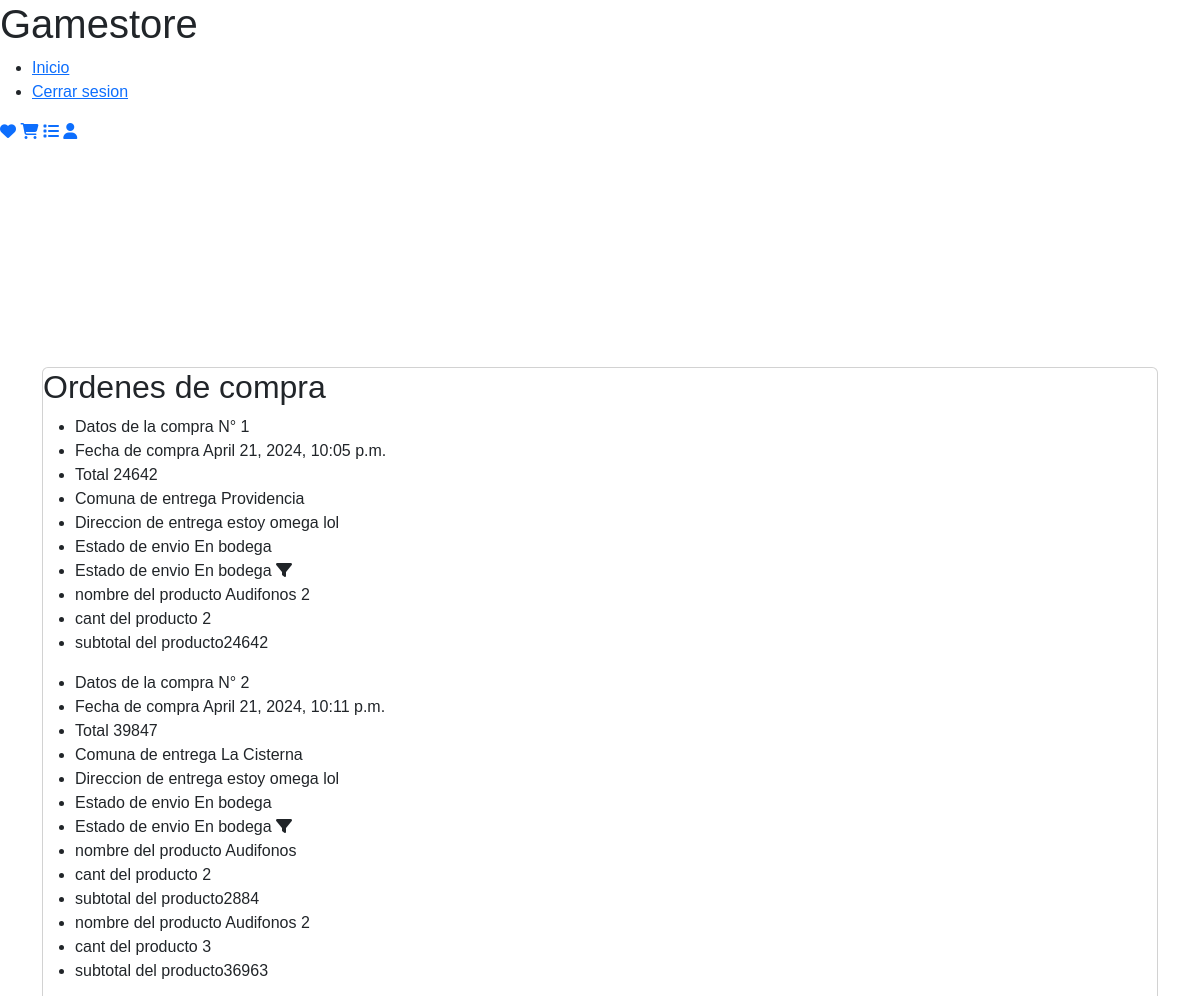
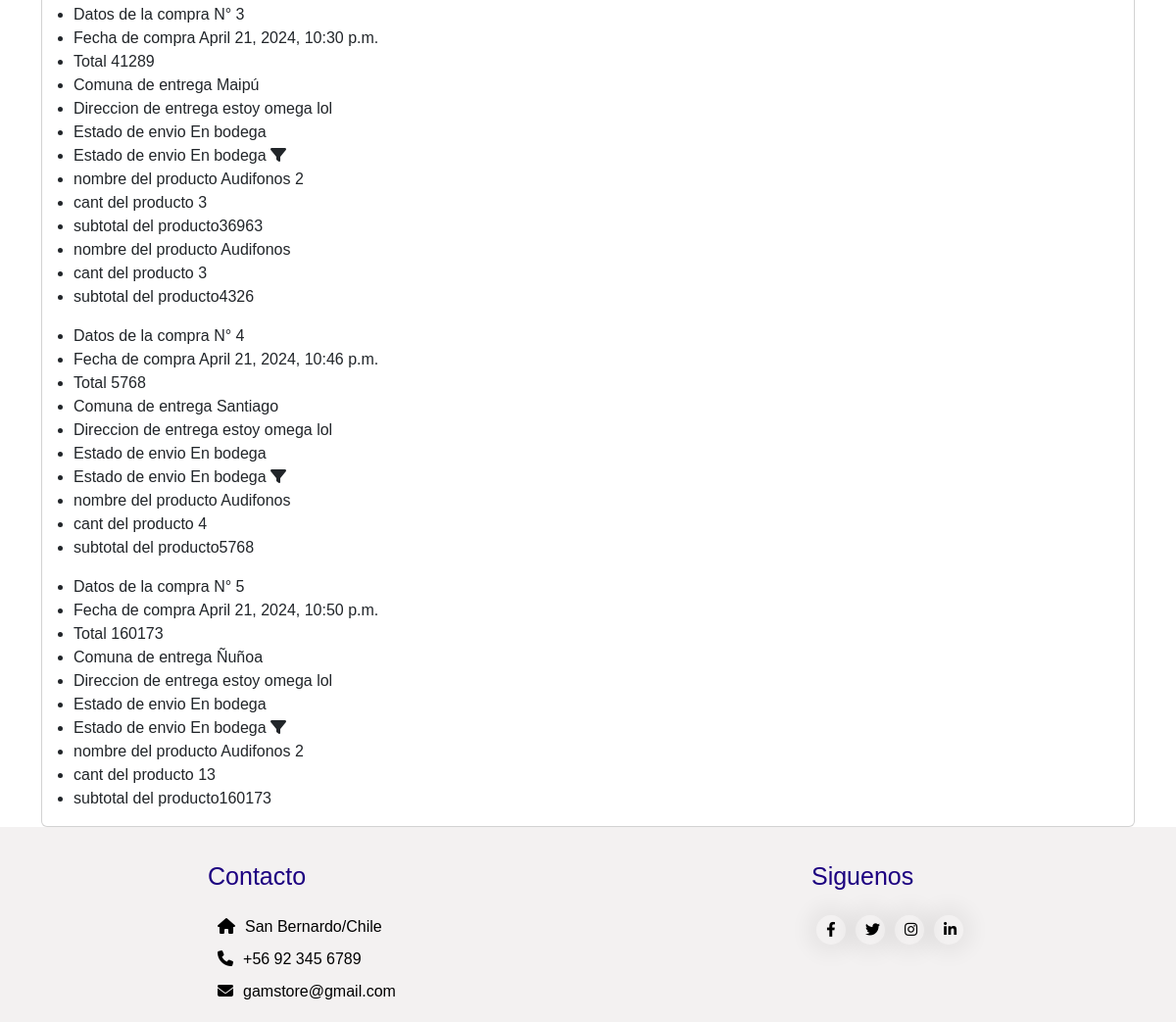
Screenshot of /productos/listacompras (signed in) with the database file from the repository (2 pictures, top to bottom).
### modulos/productos/models.py (models this page shows)
class OrdenCompra(models.Model):
    f_compra = models.DateTimeField(auto_now_add=True)
    total = models.PositiveIntegerField()
    direccion = models.CharField(max_length=30)
    recibe = models.CharField(max_length = 40)
    comuna = models.CharField(max_length= 20 , choices=comunas_santiago)
    estado = models.CharField(max_length=20 , choices=estado, default='En bodega')
    usuario = models.ForeignKey(User, on_delete=models.CASCADE)

class compraProducto(models.Model):
    cantidad = models.PositiveSmallIntegerField()
    subtotal = models.IntegerField(validators=[MinValueValidator(1)])
    nombre = models.CharField(max_length=30,default='')
    compra = models.ForeignKey(OrdenCompra,on_delete=models.CASCADE)

### modulos/productos/views.py (the view)
# urls.py: path('listacompras',views.listaOrdenes,name='listaCompras'),
@login_required
def listaOrdenes(request):
    ordenes = OrdenCompra.objects.filter(usuario = request.user.id)
    if ordenes.exists():
        compras =compraProducto.objects.filter(compra__in = ordenes)
        datos = {
            'ordenes':ordenes,
            'compras':compras
        }
        return render(request,'compra/listacompras.html',datos)
    else:
        datos = {
            'mensaje':'Aun no has realizado una compra'
        }
        return render(request, 'compra/listacompras.html',datos)

### templates/compra/listacompras.html
{% extends '../base/base.html' %}
{% block content %}
<div class="card" style="margin-top: 20%;">
    {% if ordenes %}
        <h2>Ordenes de compra </h2>
        {% for orden in ordenes %}
        <ul>
            <li>Datos de la compra N° {{orden.id}}</li>
            <li>Fecha de compra {{orden.f_compra}}</li>
            <li>Total {{orden.total}}</li>
            <li>Comuna de entrega {{orden.comuna}}</li>
            <li>Direccion de entrega {{orden.direccion}}</li>
            <li>Estado de envio {{orden.estado}}</li>
            {% if orden.estado == "En bodega" %}
            <li>Estado de envio {{orden.estado}} <i class="fa-solid fa-filter"></i></li>
            {% endif %}
            {% for compra in orden.compraproducto_set.all %}
            <li>nombre del producto {{compra.nombre}}</li>
            <li>cant del producto {{compra.cantidad}}</li>
            <li>subtotal del producto{{compra.subtotal}}</li>
            {% endfor %}
        </ul>
        {% endfor %}
    {% else %}
        <h2>{{mensaje}}</h2>
    {% endif %}
</div>
{% endblock %}

### static/css/inicio.css (style rules this page uses)
* { margin: 0; padding: 0; box-sizing: border-box; font-family: sans-serif; }
html { scroll-behavior: smooth; }

### static/css/base.css (style rules this page uses)
* { margin: 0; padding: 0; box-sizing: border-box; font-family: sans-serif; }
html { scroll-behavior: smooth; }

### rows the page displays
OrdenCompra: id "1", f_compra "April 21, 2024, 10:05 p.m.", total "24642", comuna "Providencia", direccion "estoy omega lol", estado "En bodega"
compraProducto: nombre "Audifonos 2", cantidad "2", subtotal "24642"
OrdenCompra: id "2", f_compra "April 21, 2024, 10:11 p.m.", total "39847", comuna "La Cisterna", direccion "estoy omega lol", estado "En bodega"
compraProducto: nombre "Audifonos", cantidad "2", subtotal "2884"
compraProducto: nombre "Audifonos 2", cantidad "3", subtotal "36963"
OrdenCompra: id "3", f_compra "April 21, 2024, 10:30 p.m.", total "41289", comuna "Maipú", direccion "estoy omega lol", estado "En bodega"
compraProducto: nombre "Audifonos 2", cantidad "3", subtotal "36963"
compraProducto: nombre "Audifonos", cantidad "3", subtotal "4326"
OrdenCompra: id "4", f_compra "April 21, 2024, 10:46 p.m.", total "5768", comuna "Santiago", direccion "estoy omega lol", estado "En bodega"
compraProducto: nombre "Audifonos", cantidad "4", subtotal "5768"
OrdenCompra: id "5", f_compra "April 21, 2024, 10:50 p.m.", total "160173", comuna "Ñuñoa", direccion "estoy omega lol", estado "En bodega"
compraProducto: nombre "Audifonos 2", cantidad "13", subtotal "160173"
